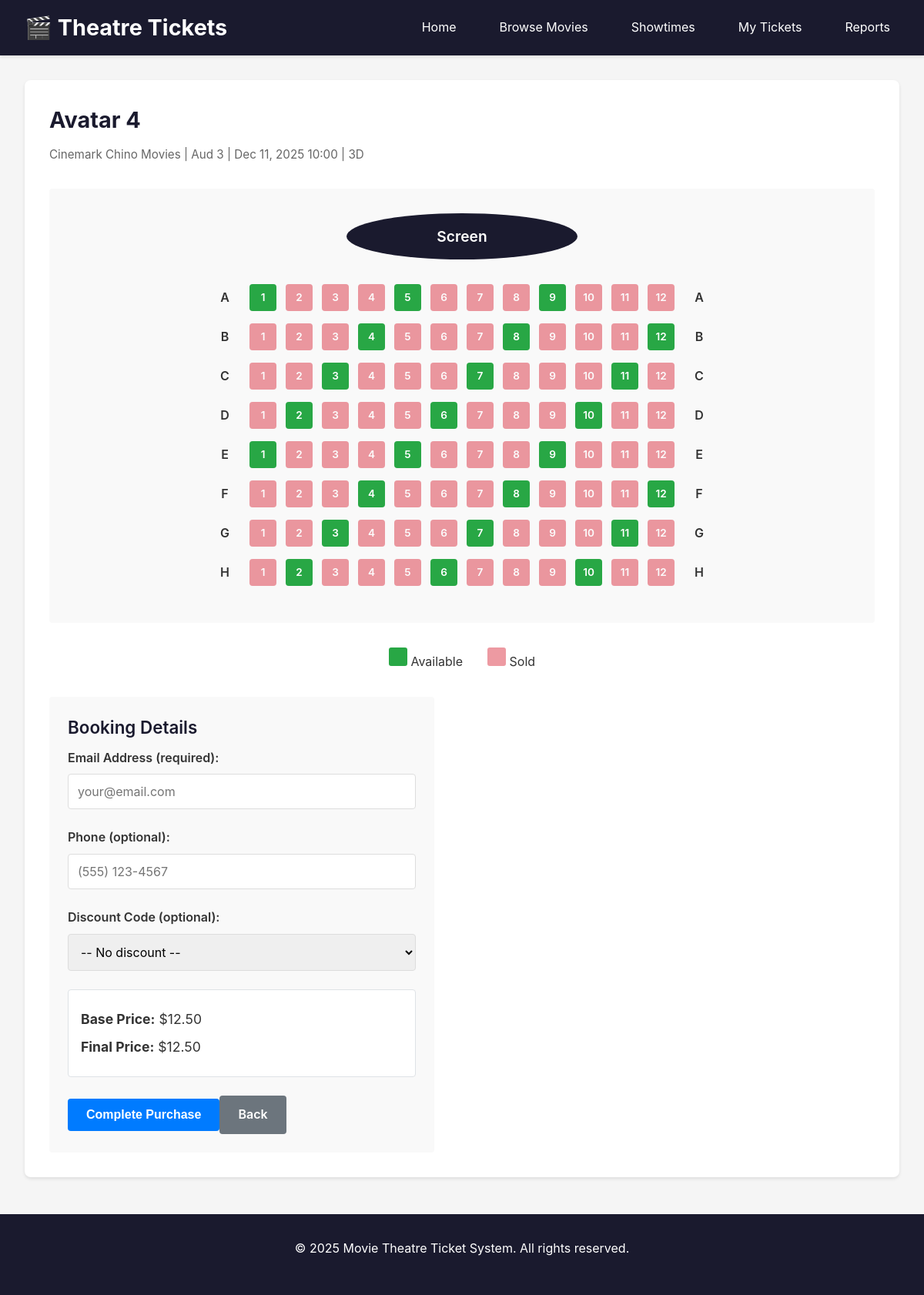
Page /public/seats.php?showtime_id=226 on the committed database.
### tables this page shows
CREATE TABLE SHOWTIME (
        showtime_id   INT UNSIGNED AUTO_INCREMENT,
        movie_id      INT UNSIGNED NOT NULL,
        auditorium_id INT UNSIGNED NOT NULL,
        start_dt      DATETIME     NOT NULL,
        end_dt        DATETIME     NOT NULL,
        format        VARCHAR(20),
        language      VARCHAR(20),
        base_price    DECIMAL(8,2) NOT NULL,
        PRIMARY KEY (showtime_id),
        CONSTRAINT fk_showtime_movie
            FOREIGN KEY (movie_id)
            REFERENCES MOVIE(movie_id)
            ON DELETE RESTRICT
            ON UPDATE CASCADE,
        CONSTRAINT fk_showtime_auditorium
            FOREIGN KEY (auditorium_id)
            REFERENCES AUDITORIUM(auditorium_id)
            ON DELETE RESTRICT
            ON UPDATE CASCADE,
        CONSTRAINT chk_showtime_price
            CHECK (base_price >= 0),
        CONSTRAINT chk_showtime_time
            CHECK (end_dt > start_dt)
    );

CREATE TABLE MOVIE (
        movie_id     INT UNSIGNED AUTO_INCREMENT,
        title        VARCHAR(200) NOT NULL,
        mpaa_rating  VARCHAR(10)  NOT NULL,
        release_date DATE         NOT NULL,
        runtime_min  INT UNSIGNED NOT NULL,
        PRIMARY KEY (movie_id),
        CONSTRAINT chk_movie_runtime
            CHECK (runtime_min > 0)
    );

CREATE TABLE THEATRE (
        theatre_id INT UNSIGNED AUTO_INCREMENT,
        name       VARCHAR(100) NOT NULL,
        address    VARCHAR(255) NOT NULL,
        PRIMARY KEY (theatre_id)
    );

CREATE TABLE AUDITORIUM (
        auditorium_id INT UNSIGNED AUTO_INCREMENT,
        theatre_id    INT UNSIGNED NOT NULL,
        name_number   VARCHAR(50) NOT NULL,
        capacity      INT UNSIGNED NOT NULL,
        PRIMARY KEY (auditorium_id),
        CONSTRAINT fk_auditorium_theatre
            FOREIGN KEY (theatre_id)
            REFERENCES THEATRE(theatre_id)
            ON DELETE RESTRICT
            ON UPDATE CASCADE,
        CONSTRAINT chk_auditorium_capacity
            CHECK (capacity > 0)
    );

### includes/functions.php (called while the page is built, shortened)
<?php
function esc($str) {
    return htmlspecialchars($str, ENT_QUOTES, 'UTF-8');
}

### includes/config.php (called while the page is built)
<?php
return [
    'db' => [
        'host'   => 'localhost',
        'port'   => 3306,
        'user'   => 'root',
        'pass'   => '',
        'dbname' => 'theatre_db',
    ],
    'base_url' => 'http://localhost/project-partc/public',
];

### includes/db.php (called while the page is built, shortened)
<?php
$config = require __DIR__ . '/config.php';

### public/seats.php (the view, shortened to what this page needs)
<?php
require_once __DIR__ . '/../includes/header.php';
require_once __DIR__ . '/../includes/db.php';
$showtime_id = param('showtime_id', null, 'int');
$stmt = $pdo->prepare("
    SELECT s.showtime_id, s.start_dt, s.format, s.base_price,
           m.title, m.mpaa_rating,
           au.name_number, au.capacity,
           th.name as theatre_name
    FROM SHOWTIME s
    JOIN AUDITORIUM au ON au.auditorium_id = s.auditorium_id
    JOIN THEATRE th ON th.theatre_id = au.theatre_id
    JOIN MOVIE m ON m.movie_id = s.movie_id
    WHERE s.showtime_id = ?
");
$stmt->execute([$showtime_id]);
$showtime = $stmt->fetch();
echo '<div class="seats-page">';
echo '<h2>' . esc($showtime['title']) . '</h2>';
echo '<p class="showtime-details">';
echo esc($showtime['theatre_name']) . ' | ' . esc($showtime['name_number']) . ' | ';
echo esc(date('M d, Y H:i', strtotime($showtime['start_dt']))) . ' | ';
echo esc($showtime['format']) . '</p>';
$stmt = $pdo->prepare("
    SELECT se.showtime_id, se.row_label, se.seat_no, se.seat_type_id, st.label as seat_type,
           st.base_price as seat_price,
           CASE WHEN t.ticket_id IS NOT NULL THEN 1 ELSE 0 END as is_sold
    FROM SEAT se
    JOIN SEAT_TYPE st ON st.seat_type_id = se.seat_type_id
    LEFT JOIN TICKET t ON t.seat_showtime_id = se.showtime_id
        AND t.seat_row_label = se.row_label
        AND t.seat_no = se.seat_no
        AND t.state = 'PURCHASED'
    WHERE se.showtime_id = ?
    ORDER BY se.row_label, se.seat_no
");
$stmt->execute([$showtime_id]);
$seats = $stmt->fetchAll();
$rows = [];
foreach ($seats as $seat) {
    if (!isset($rows[$seat['row_label']])) {
        $rows[$seat['row_label']] = [];
    }
    $rows[$seat['row_label']][] = $seat;
}
echo '<form method="post" action="' . esc($config['base_url']) . '/purchase.php">';
echo '<div class="seat-map">';
echo '<div class="screen">Screen</div>';
foreach ($rows as $row_label => $row_seats) {
    echo '<div class="seat-row">';
    echo '<span class="row-label">' . esc($row_label) . '</span>';
    foreach ($row_seats as $seat) {
        $class = $seat['is_sold'] ? 'seat sold' : 'seat available';
        echo '<label class="' . $class . '">';
        echo '<span class="seat-number">' . esc($seat['seat_no']) . '</span>';
        echo '</label>';
    }
    echo '<span class="row-label">' . esc($row_label) . '</span>';
    echo '</div>';
}
echo '</div>';
echo '<div class="seat-legend">';
echo '<div><span class="legend-seat available"></span> Available</div>';
echo '<div><span class="legend-seat sold"></span> Sold</div>';
echo '</div>';
echo '<div class="purchase-form">';
echo '<h3>Booking Details</h3>';
echo '<div class="form-group">';
echo '<label for="email">Email Address (required):</label>';
echo '<input type="email" name="email" id="email" required placeholder="your@email.com">';
echo '</div>';
echo '<div class="form-group">';
echo '<label for="phone">Phone (optional):</label>';
echo '<input type="tel" name="phone" id="phone" placeholder="(555) 123-4567">';
echo '</div>';
echo '<div class="form-group">';
echo '<label for="discount_code">Discount Code (optional):</label>';
echo '<select name="discount_code" id="discount_code">';
echo '<option value="">-- No discount --</option>';
echo '</select>';
echo '</div>';
echo '<div class="price-summary">';
echo '<p><strong>Base Price:</strong> $' . number_format($showtime['base_price'], 2) . '</p>';
echo '<p id="final-price"><strong>Final Price:</strong> $' . number_format($showtime['base_price'], 2) . '</p>';
echo '</div>';
echo '<button type="submit" class="btn-primary">Complete Purchase</button>';
echo '<a href="' . esc($config['base_url']) . '/showtimes.php" class="btn-secondary">Back</a>';
echo '</div>';
echo '</form>';
echo '</div>';
require_once __DIR__ . '/../includes/footer.php';
?>

### assets/styles.css (style rules this page uses)
* { margin: 0; padding: 0; box-sizing: border-box; }
body { font-family: -apple-system, BlinkMacSystemFont, 'Segoe UI', Roboto, Oxygen, Ubuntu, Cantarell, sans-serif; line-height: 1.6; color: #333; background-color: #f5f5f5; }
h1, h2, h3, h4, h5, h6 { line-height: 1.4; margin-bottom: 0.75rem; }
h2 { font-size: 1.8rem; font-weight: 700; color: #1a1a2e; }
h3 { font-size: 1.4rem; font-weight: 600; color: #1a1a2e; }
p { margin-bottom: 1rem; }
a { transition: all 0.2s; }
.form-group { margin-bottom: 1.5rem; }
.form-group label { display: block; margin-bottom: 0.5rem; font-weight: 600; color: #333; }
.form-group input, .form-group select, .form-group textarea { width: 100%; padding: 0.75rem; border: 1px solid #ddd; border-radius: 4px; font-size: 1rem; font-family: inherit; }
.btn-primary, .btn-secondary, .btn-small, button { padding: 0.75rem 1.5rem; border: none; border-radius: 4px; cursor: pointer; font-size: 1rem; font-weight: 600; text-decoration: none; display: inline-block; transition: all 0.3s; }
.btn-primary { background-color: #007bff; color: white; }
.btn-secondary { background-color: #6c757d; color: white; }
.available { color: #28a745; }
.seats-page { background: white; padding: 2rem; border-radius: 8px; box-shadow: 0 2px 4px rgba(0, 0, 0, 0.1); }
.showtime-details { color: #666; margin-bottom: 2rem; font-size: 0.95rem; }
.seat-map { background-color: #f9f9f9; padding: 2rem; border-radius: 4px; margin-bottom: 2rem; }
.screen { text-align: center; padding: 1rem; background-color: #1a1a2e; color: white; border-radius: 50%; width: 300px; height: 60px; display: flex; align-items: center; justify-content: center; margin: 0 auto 2rem; font-size: 1.2rem; font-weight: 600; }
.seat-row { display: flex; gap: 0.75rem; margin-bottom: 1rem; align-items: center; justify-content: center; }
.row-label { width: 40px; text-align: center; font-weight: 600; color: #333; }
.seat { display: flex; align-items: center; justify-content: center; cursor: pointer; border: none; padding: 0; margin: 0; }
.seat.available { width: 35px; height: 35px; background-color: #28a745; color: white; border-radius: 4px; transition: all 0.3s; font-weight: 600; font-size: 0.85rem; }
.seat.sold { width: 35px; height: 35px; background-color: #dc3545; color: white; border-radius: 4px; cursor: not-allowed; opacity: 0.5; font-weight: 600; font-size: 0.85rem; }
.seat-number { pointer-events: none; }
.seat-legend { display: flex; gap: 2rem; margin-bottom: 2rem; justify-content: center; }
.legend-seat { display: inline-block; width: 24px; height: 24px; border-radius: 3px; }
.legend-seat.available { background-color: #28a745; }
.legend-seat.sold { background-color: #dc3545; opacity: 0.5; }
.purchase-form { background-color: #f9f9f9; padding: 1.5rem; border-radius: 4px; max-width: 500px; }
.price-summary { background: white; padding: 1rem; border-radius: 4px; margin: 1.5rem 0; border: 1px solid #dee2e6; }
.price-summary p { margin: 0.5rem 0; font-size: 1.1rem; }

### rows in the picture
showtime: movie.title "Avatar 4", theatre.name "Cinemark Chino Movies", auditorium.name_number "Aud 3", start_dt "Dec 11, 2025 10:00", format "3D", base_price "12.50"

### other values in the picture
$row_label "A"
$seat['seat_no'] "1"
$seat['seat_no'] "2"
$seat['seat_no'] "3"
$seat['seat_no'] "4"
$seat['seat_no'] "5"
$seat['seat_no'] "6"
$seat['seat_no'] "7"
$seat['seat_no'] "8"
$seat['seat_no'] "9"
$seat['seat_no'] "10"
$seat['seat_no'] "11"
$seat['seat_no'] "12"
$row_label "B"
$row_label "C"
